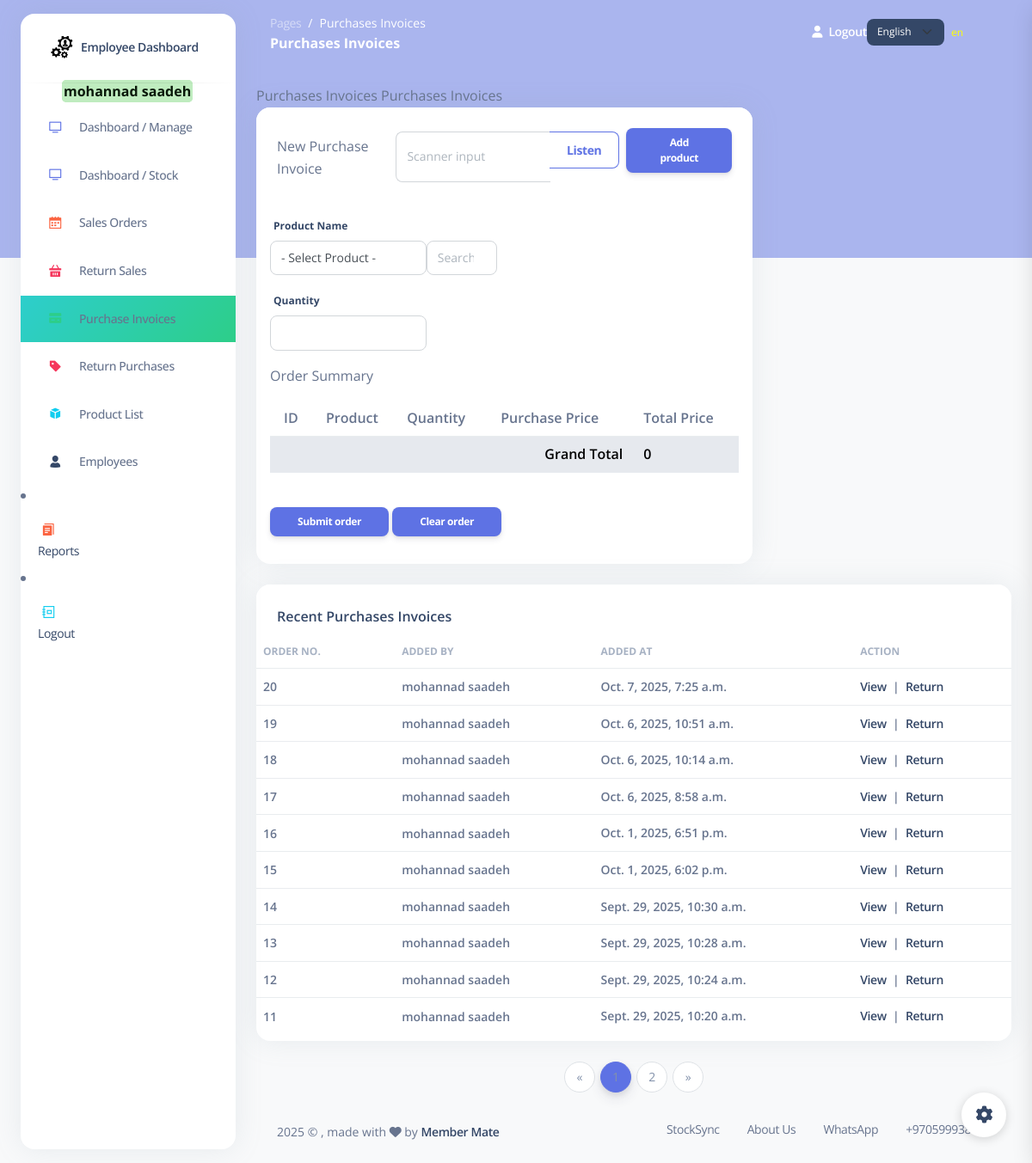
Page /purchases (signed in) on the earlier database version.
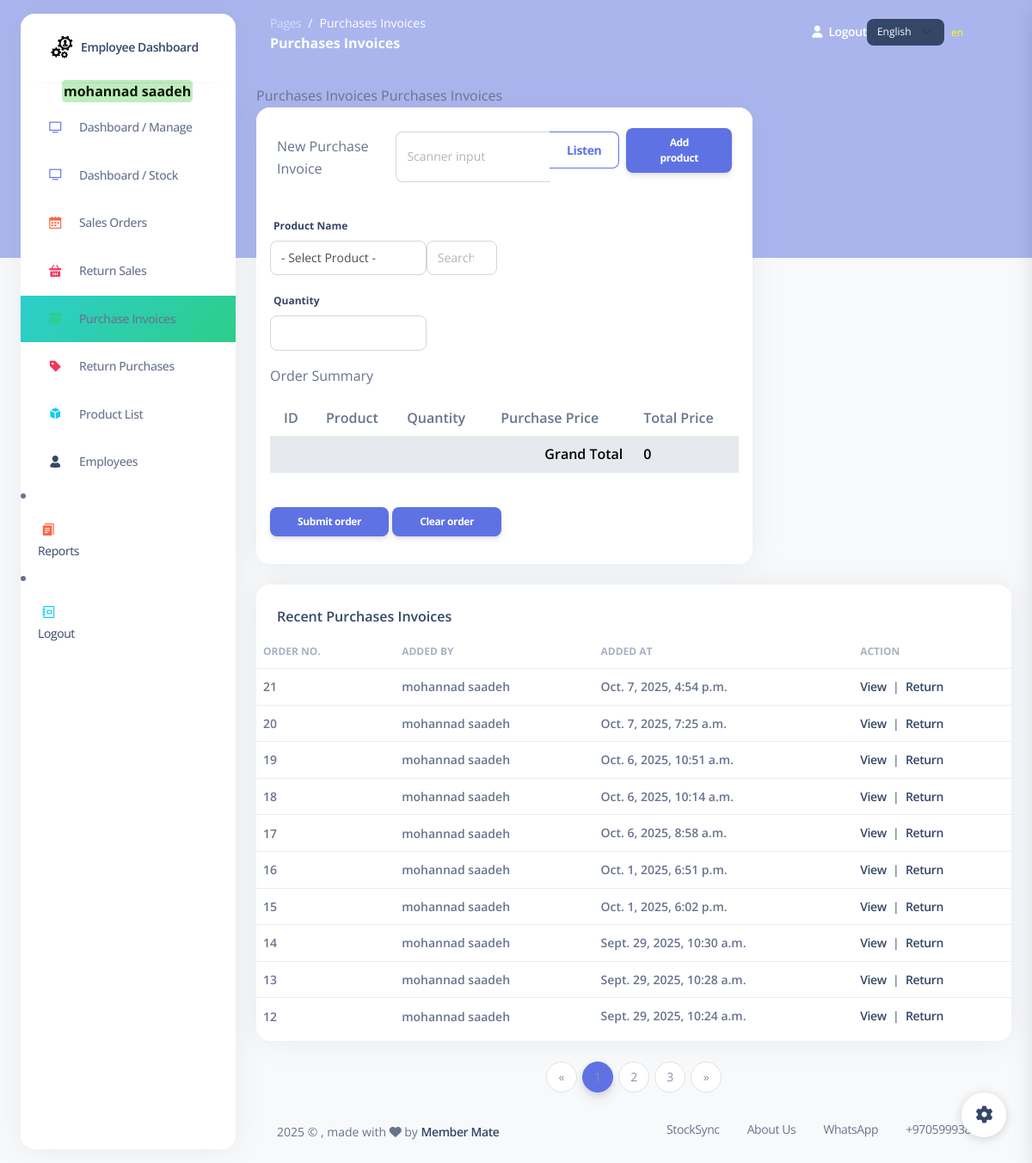
Same page on the later database version.
### my_app/models.py (models this page shows)
class Purchase(models.Model): #i changed from Purchasing_invoice to Purchase >
    pay_choices = [
        ('cash', 'Cash'),
        ('debts','Debts'),
    ]
    employee = models.ForeignKey(Employee , related_name="Purchases", on_delete=models.CASCADE) # RESTRICT  deleted >>  dont delete the item or ( default="Default", on_delete=models.SET_DEFAULT)
    total_amount = models.DecimalField(max_digits=10, decimal_places=2, default=0.00) # the total amount of the invoice
    payment_method = models.CharField(max_length=10, choices=pay_choices, default='cash')
    grand_total = models.DecimalField(max_digits=10, decimal_places=2, default=0.00)
    created_at = models.DateTimeField(auto_now_add=True)
    updated_at = models.DateTimeField(auto_now=True)
    objects = PurchaseManager()

class Employee(models.Model):
    first_name = models.CharField(max_length=255)
    last_name = models.CharField(max_length=255)
    email = models.EmailField(max_length=255)
    DOB = models.DateField()
    password = models.CharField(max_length=255)
    confirm_password = models.CharField(max_length=255)
    is_active = models.BooleanField(default=False)
    created_at = models.DateTimeField(auto_now_add=True)
    updated_at = models.DateTimeField(auto_now=True)
    objects = EmployeeManager()

### my_app/views.py (the view)
# urls.py: path('purchases', views.display_purchases),
def display_purchases(request):
    p_cart = _get_purchase_cart(request)
    grand_total = sum(float(item.get('total_price', 0)) for item in p_cart)
    invoices_qs = models.get_all_invoices()
    invoices_page_number = request.GET.get('invoices_page')
    invoices_paginator = Paginator(invoices_qs, 10)  # 10 invoices per page
    invoices_page = invoices_paginator.get_page(invoices_page_number)
    context = {
            'purchases_order': p_cart,
            'products': models.get_all_products(),#--------------------------------------------Mai
            'invoices' : invoices_page,
            'employee': models.get_employee_by_id(request.session['employee_id']),#--------------------------------------------Mai
            'grand_total': grand_total,
            'invoices_paginator': invoices_paginator,
        }
    return render(request , 'purchase_invoices.html' ,context)

### my_app/models.py (called while the page is built)
def get_employee_by_id(id):
    return Employee.objects.get(id=id)

def get_all_products():
    return Product.objects.all()

def get_all_invoices():
    return Purchase.objects.all().order_by('-created_at')

### my_app/views.py (called while the page is built)
def _get_purchase_cart(request):
    return request.session.get('purchases_order', [])

### my_app/templates/purchase_invoices.html (shortened to what the changed rows need)
{% extends 'layouts/base.html' %}
{% load static %}
{% load i18n %}
{% block content %}
<div class="row">
    <div class="col-8">
      <div class="card mb-4">
          <div class="card-body">
          <form action="/submet_purchase_order" method="post">
              <table class="table">
                <tr >
                  <th class="ps-3">{% trans "ID" %}</th>
                  <th class="ps-3">{% trans "Product" %}</th>
                  <th>{% trans "Quantity" %}</th>
                  <th class="ps-3">{% trans "Purchase Price" %}</th>
                  <th class="ps-3">{% trans "Total Price" %}</th>
                </tr>
              </table>
            </div>
      </div>
    </div>
  </div>
  <div class="row">
    <div class="col-12">
      <div class="card mb-4">
        <div class="card-body px-0 pt-0 pb-2">
          <div class="table-responsive p-0">
            <table class="table align-items-center justify-content-center mb-0">
              <thead>
                <tr>
                  <th class="text-uppercase text-secondary text-xs font-weight-bolder opacity-7 ps-2">{% trans "Order No." %}</th>
                  <th class="text-uppercase text-secondary text-xs font-weight-bolder opacity-7 ps-2 ">{% trans "Added by" %}</th>
                  <th class="text-uppercase text-secondary text-xs font-weight-bolder opacity-7 ps-2 ">{% trans "Added at" %}</th>
                  <th class="text-uppercase text-secondary text-xs font-weight-bolder opacity-7 ps-2">{% trans "Action" %}</th>
                </tr>
              </thead>
              <tbody>
                {% for invoice in invoices %}
                <tr>
                  <td>
                    <p class="text-sm mb-0 font-weight-bold mb-0"> {{invoice.id}} </p>
                  </td>
                  <td>
                    <p class="text-sm mb-0 font-weight-bold mb-0"> {{invoice.employee.first_name}} {{invoice.employee.last_name}} </p>
                  </td>
                  <td>
                    <span class="text-sm mb-0 font-weight-bold">{{invoice.created_at}}</span>
                  </td>
                  <td>
                    <span class="text-sm  mb-0 font-weight-bold">
                      <a href="/view_purchase_invoice/{{invoice.id}}">{% trans "View" %}</a>
                      &nbsp;|&nbsp;
                      <a href="{% url 'purchase_return_create' invoice.id %}" class="return-link" data-return-label="{% trans "Purchase" %} #{{ invoice.id }}">{% trans "Return" %}</a>
                    </span>
                  </td>
                </tr>
                {% endfor %}
              </tbody>
            </table>
          </div>
        </div>
      </div>
    </div>
  </div>
    {% if invoices_paginator.num_pages > 1 %}
    <div class="row">
      <div class="col-12 d-flex justify-content-center">
        <nav aria-label="Invoices pagination">
          <ul class="pagination">
            {% for num in invoices.paginator.page_range %}
              {% if invoices.number == num %}
                <li class="page-item active"><span class="page-link">{{ num }}</span></li>
              {% else %}
                <li class="page-item"><a class="page-link" href="?invoices_page={{ num }}">{{ num }}</a></li>
              {% endif %}
            {% endfor %}
          </ul>
        </nav>
      </div>
    </div>
    {% endif %}
{% endblock content %}

Differences in the rows shown:
no longer on this page (row unchanged): Purchase: id "11", employee.first_name "mohannad", employee.last_name "saadeh", created_at "Sept. 29, 2025, 10:20 a.m."
added Purchase: id "21", employee.first_name "mohannad", employee.last_name "saadeh", created_at "Oct. 7, 2025, 4:54 p.m."
Other differences:
new list line: "3"
